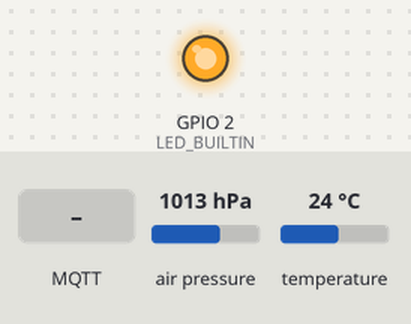
Bench run of a sketch on a simulated ESP8266 (NodeMCU). On the bench: output pins drawn as LEDs (lit = HIGH, except the on-board LED, lit = LOW). The inputs (shaded band) are chosen by the test bench; at power-on: air pressure 1013 hPa, temperature 24 °C. WiFi joins after 1.5 s; servers stay silent unless stated; random numbers use the default seed unless the sketch sets one; no MQTT or app messages arrive unless stated; what the sketch prints to the serial monitor is not drawn.

Above: at 2.7 s.
2.8 s: MQTT message "0" arrives on the first subscribed topic
At 3.2 s:
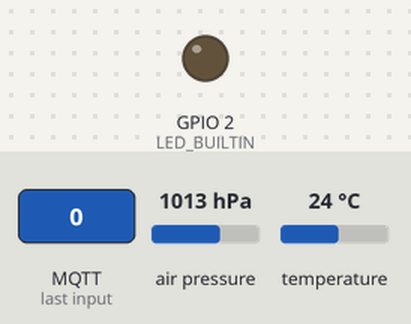
4.3 s: MQTT message "1" arrives on the first subscribed topic
At 5.5 s:
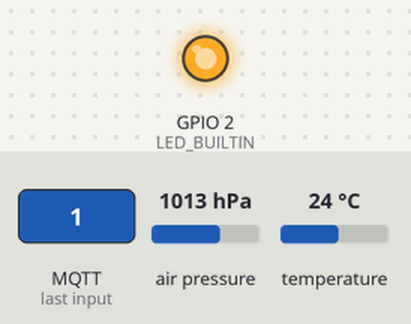
6.5 s: MQTT message "2" arrives on the first subscribed topic
At 7.1 s:
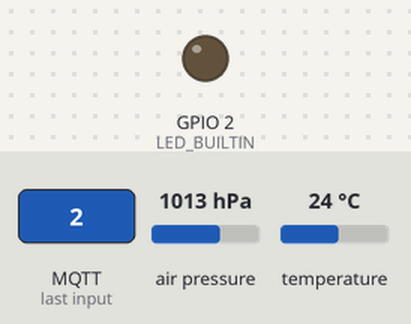
Timing chart, 0 to 9.5 s (numbered marks = the images above; inputs shaded):
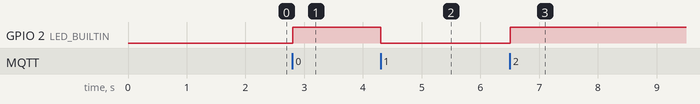

The sketch:

PubSubCommunication_ESP8266_MQTT.ino
```cpp
/*
 Basic ESP8266 MQTT example

 NEED to install: PubSub library

 This sketch demonstrates the capabilities of the pubsub library in combination
 with the ESP8266 board/library.

 It connects to an MQTT server then:
  - publishes "Hello World" to the topic "pic1-gusthaliel/msg" every two seconds
  - subscribes to the topic "pic1-gusthaliel/led", printing out any messages
    it receives. It assumes the received payloads are strings not binary
  - If the first character of the topic "pic1-gusthaliel/led" is an 1, switch ON the ESP Led,
    else switch it off

 It will reconnect to the server if the connection is lost using a blocking
 reconnect function. See the 'mqtt_reconnect_nonblocking' example for how to
 achieve the same result without blocking the main loop.
*/

#include <ESP8266WiFi.h>
#include <PubSubClient.h>
#include <Wire.h>
#include <Adafruit_BMP280.h>

#define BME_ID 0x76 //BMP I2C REGISTER
#define LED_BUILTIN 2  //For node_MCU Lolin esp8266

Adafruit_BMP280 bmp;

// Update these with values suitable for your network.
// ###################### Trocar aqui!!! #####################
const char* ssid = "PIC2-2.4G";
const char* password = "engcomp@ufes";
//Free mqtt server for testing
const char* mqtt_server = "broker.mqtt-dashboard.com";
//Local MQTT server - Tested using mosquitto mqtt for windows and linux
//const char* mqtt_server = "192.168.137.1";

WiFiClient espClient;
PubSubClient client(espClient);
long lastMsg = 0;
char msg[50];
float temp_value, pres_value;

void setup_wifi() {
  delay(10);

  // We start by connecting to a WiFi network
  Serial.println();
  Serial.print("Connecting to ");
  Serial.println(ssid);

  WiFi.begin(ssid, password);

  while (WiFi.status() != WL_CONNECTED) {
        delay(500);
        Serial.print(".");
  }

  randomSeed(micros());

  Serial.println("");
  Serial.println("WiFi connected");
  Serial.println("IP address: ");
  Serial.println(WiFi.localIP());
}


void callback(char* topic, byte* payload, unsigned int length) {
  Serial.print("Message arrived [");
  Serial.print(topic);
  Serial.print("] ");
  for (int i = 0; i < length; i++) {
    Serial.print((char)payload[i]);
  }
  Serial.println();

  // Switch on the LED if an 1 was received as first character
  if ((char)payload[0] == '1') {
    //digitalWrite(BUILTIN_LED, LOW);   // Turn the LED on (Note that LOW is the voltage level
    digitalWrite(LED_BUILTIN, LOW);   // Change for nodeMCU Lolin
    // but actually the LED is on; this is because
    // it is active low on the ESP-01)
  }
  else {
    //digitalWrite(BUILTIN_LED, HIGH);  // Turn the LED off by making the voltage HIGH
    digitalWrite(LED_BUILTIN, HIGH);   // Change for nodeMCU Lolin
  }
}

void reconnect() {
  // Loop until we're reconnected
  while (!client.connected()) {
    Serial.print("Attempting MQTT connection...");
    // Create a random client ID
    String clientId = "ESP8266Client-";
    clientId += String(random(0xffff), HEX);
    // Attempt to connect
    if (client.connect(clientId.c_str())) {
      Serial.println("connected");
      // Once connected, publish an announcement...
      client.publish("pic1-gusthaliel/msg", "Hello World!!");
      // ... and resubscribe
      client.subscribe("pic1-gusthaliel/led");
    }
    else {
      Serial.print("failed, rc=");
      Serial.print(client.state());
      Serial.println(" try again in 5 seconds");
      // Wait 5 seconds before retrying
      delay(5000);
    }
  }
}

void setup() {
  //pinMode(BUILTIN_LED, OUTPUT);     // Initialize the BUILTIN_LED pin as an output
  pinMode(LED_BUILTIN, OUTPUT);     // Just for ESP8266 nodeMCU Lolin
  Serial.begin(115200);
  setup_wifi();
  client.setServer(mqtt_server, 1883);
  client.setCallback(callback);

  if(!bmp.begin(BME_ID)){ //SE O SENSOR NÃO FOR INICIALIZADO NO ENDEREÇO I2C
    Serial.println(F("Sensor BMP280 não foi identificado! Verifique as conexões."));
    while(1); //SEMPRE ENTRE NO LOOP
  }
}

void loop() {
  if (!client.connected()) {
     reconnect();
  }
  client.loop();

  Serial.print(F("Temperatura: ")); /*If you use F() you can move constant strings to the program memory instead of the ram.
                                      This will take up space that will decrease the amount of
                                      other code you can write. But it will free up dynamic ram.
                                    */
  temp_value = bmp.readTemperature();
  Serial.print(temp_value);
  Serial.println(" *C (Grau Celsius)");

  Serial.print(F("Pressão: "));
  pres_value = bmp.readPressure();
  Serial.print(pres_value); //IMPRIME NO MONITOR SERIAL A PRESSÃO
  Serial.println(" Pa (Pascal)");

  Serial.println("-----------------------------------");

  long now = millis();
  if (now - lastMsg > 5000) {
    lastMsg = now;
    sprintf (msg, "%f;%f", temp_value, pres_value);
    Serial.print("Publish message: ");
    Serial.println(msg);
    client.publish("pic1-gusthaliel/temp", msg);
  }
}
```

Measured:
- after the input at 2.8 s, GPIO 2 (LED_BUILTIN): LOW → HIGH at once
- after the input at 4.3 s, GPIO 2 (LED_BUILTIN): HIGH → LOW at once
- after the input at 6.5 s, GPIO 2 (LED_BUILTIN): LOW → HIGH at once
